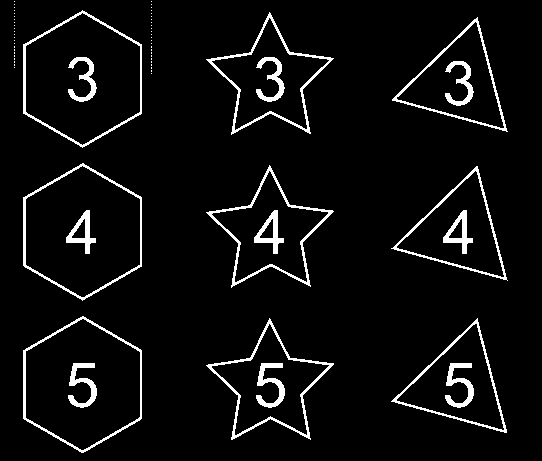
#> input picture geofig_detector/geofig_detector/contornos_figuras.png, 542 x 461 px, given in place of the camera
$ python rdpSAE.py
#> lines starting #> are read from the running program, lines starting #| are printed output that depends on the picture; after the words box and inside, x2 and y2 are one past the last pixel; in counts of white or black regions, pixels touching at a corner belong together
import cv2 as cv
import numpy as np
import math

def angulo_valido(approx, limite_min_graus=20, limite_max_graus=150):
    n = len(approx)
    if n < 3: return False

    for i in range(n):
        # Pega 3 pontos seguidos (fazendo o wrap com o resto da divisão para o último ponto)
        p1 = approx[i][0]
        p2 = approx[(i + 1) % n][0] # Vértice do ângulo
        p3 = approx[(i + 2) % n][0]

        # Cria os vetores u e v
        u = np.array([p1[0] - p2[0], p1[1] - p2[1]])
        v = np.array([p3[0] - p2[0], p3[1] - p2[1]])

        # Produto escalar e normas
        dot_product = np.dot(u, v)
        norm_u = np.linalg.norm(u)
        norm_v = np.linalg.norm(v)

        # Evita divisão por zero
        if norm_u == 0 or norm_v == 0: continue

        # Calcula o ângulo em graus
        cos_theta = dot_product / (norm_u * norm_v)
        # Clip para evitar erros de precisão numérica fora de [-1, 1]
        cos_theta = np.clip(cos_theta, -1.0, 1.0)
        angulo = math.degrees(math.acos(cos_theta))

        if angulo < limite_min_graus or angulo > limite_max_graus:
            return False # Se achar um ângulo "fechado" demais, descarta o contorno

    return True

camera = cv.VideoCapture(1)

while True:
    ret, frame = camera.read()
#> frame is the input picture: shape (461, 542, 3); 5.4% white; 66 white regions (48 under 20 px), largest, box (x1, y1, x2, y2) and area: (206, 165, 334, 288) 1140, (206, 12, 334, 135) 1136, (206, 318, 334, 440) 1136
    if not ret:
        break

    # ==========================================================
    # 1. PRÉ-PROCESSAMENTO
    # ==========================================================
    img_cinza = cv.cvtColor(frame, cv.COLOR_BGR2GRAY)

    # blur Gaussiano pesado (11x11) para matar o ruído
    gaussblur = cv.GaussianBlur(img_cinza, (11, 11), 0)
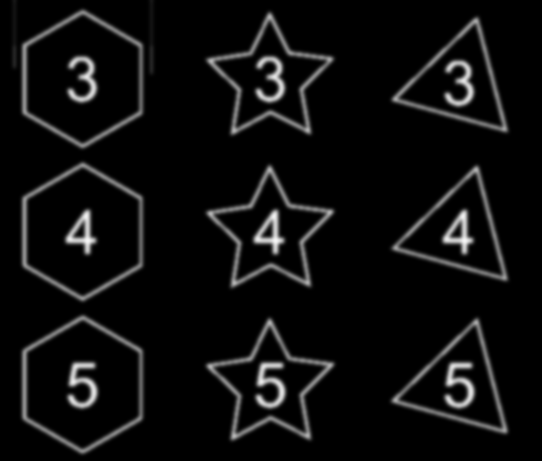
#> gaussblur: shape (461, 542); min 0, max 246, mean 13.9

    # filtro Scharr (mais sensível e preciso que o Sobel)
    grad_x = cv.Scharr(gaussblur, cv.CV_16S, 1, 0)
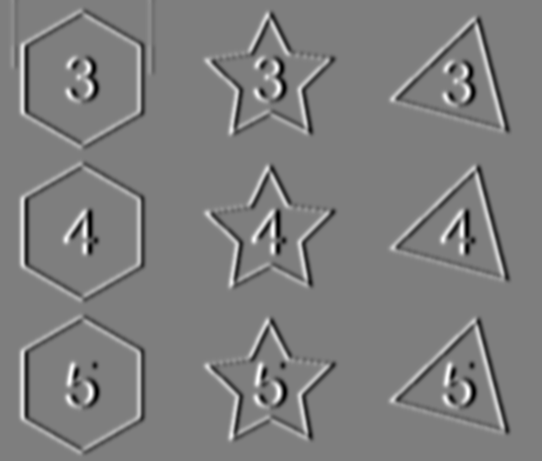
#> grad_x: shape (461, 542) int16; min -1536, max 1552, mean 0; drawn with min black and max white
    grad_y = cv.Scharr(gaussblur, cv.CV_16S, 0, 1)
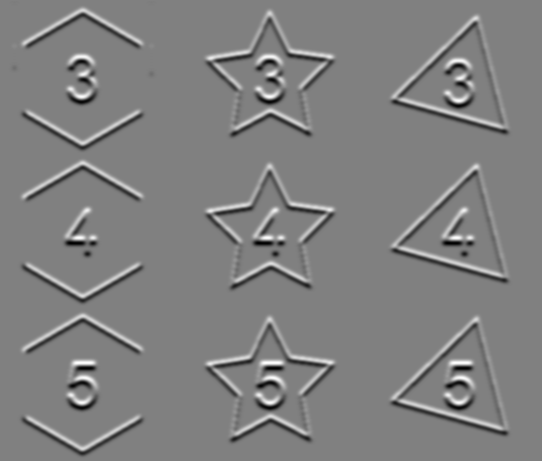
#> grad_y: shape (461, 542) int16; min -1533, max 1520, mean 0; drawn with min black and max white


    # Otsu para achar o threshold ideal baseado na luz atual
    threshold_alta, _ = cv.threshold(gaussblur, 0, 255, cv.THRESH_BINARY + cv.THRESH_OTSU)
#> threshold_alta = 57

    threshold_baixa = threshold_alta * 0.9
#> threshold_baixa = 51.3

    # Canny recebendo os gradientes e calculando com L2gradient
    bordas = cv.Canny(grad_x, grad_y, threshold_baixa, threshold_alta, L2gradient=True)
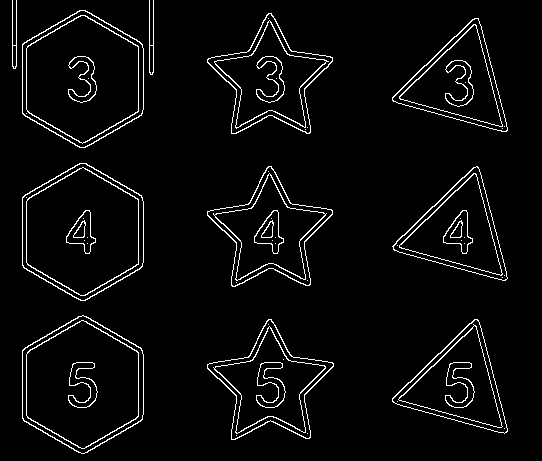
#> bordas: shape (461, 542); 4.2% white in thin lines or dots

    """
    binaria = cv.adaptiveThreshold(gaussblur, 255, cv.ADAPTIVE_THRESH_GAUSSIAN_C, cv.THRESH_BINARY_INV, 11, 2)
    bordas = cv.Canny(binaria, 50, 150)
    """

    # cola as quinas e linhas que ficaram falhadas/pontilhadas
    kernel = np.ones((4,4), np.uint8)
    bordasfinal = cv.morphologyEx(bordas, cv.MORPH_CLOSE, kernel)
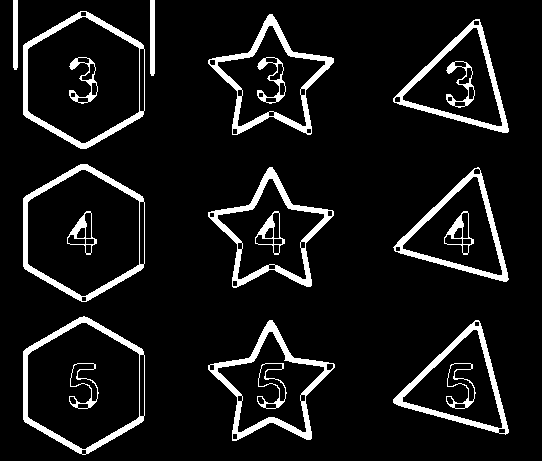
#> bordasfinal: shape (461, 542); 8.9% white; 20 white regions


    # ==========================================================
    # 2. ENCONTRANDO CONTORNOS E FILTRANDO O LIXO
    # ==========================================================
    contours, hierarchy = cv.findContours(bordasfinal, cv.RETR_CCOMP, cv.CHAIN_APPROX_SIMPLE)
#> contours = 97 contours; largest, box (x1, y1, x2, y2) and area: (23, 11, 145, 149) 12728, (23, 164, 145, 302) 12726, (23, 316, 145, 455) 12726, (27, 169, 140, 297) 10785, (27, 16, 140, 144) 10785

    # contornos_aprovados = []

    outputRDP = frame.copy()

    if hierarchy is not None:
        hierarchy = hierarchy[0]

        for i, cnt in enumerate(contours):
            paiIndex = hierarchy[i][3]

            if paiIndex == -1:
                area = cv.contourArea(cnt)
                perimetro = cv.arcLength(cnt, True)
                if perimetro == 0: continue

                circularidade = (4 * math.pi * area) / (perimetro ** 2)

                if circularidade > 0.70 and area > 3700:
                    for j, filho_cnt in enumerate(contours):
                        if hierarchy[j][3] == i:
                            area_filho = cv.contourArea(filho_cnt)
                            if area_filho < 2300: continue
                            perim_filho = cv.arcLength(filho_cnt, True)
                            if perim_filho == 0: continue
                            circularidade_filho = (4 * math.pi * area_filho) / (perim_filho ** 2)
                            epsilon = 0.02 * perim_filho
                            approx = cv.approxPolyDP(filho_cnt, epsilon, True)
                            quantidade_de_pontos = len(approx)

                            hull = cv.convexHull(filho_cnt) # Cria um contorno convexo (hull) para filho_cnt
                            area_hull = cv.contourArea(hull) # Calcula a área de hull
                            perim_hull = cv.arcLength(hull, True) # Calcula o perímetro de hull
                            circularidade_hull = (4 * math.pi * area_hull) / (perim_hull ** 2)

                            solidez = area_filho / float(area_hull) if area_hull > 0 else 0 # Calcula a solidez

                            approx2 = cv.approxPolyDP(hull, epsilon, True)
                            qtd_pontos_hull = len(approx2)

                            if not angulo_valido(approx, 10, 165): continue
                            if not angulo_valido(approx2, 20, 135): continue

                            # Checagem das formas geométricas

                            if quantidade_de_pontos == 4 or qtd_pontos_hull == 4:
                                continue

                            if quantidade_de_pontos == 3 and (0.520 <= circularidade_filho <= 0.690):
                                x, y, w, h = cv.boundingRect(filho_cnt)
                                cv.putText(outputRDP, "Triangulo", (x, y - 10), cv.FONT_HERSHEY_SIMPLEX, 0.7, (0, 255, 255), 2)
                                print(f"Triângulo detectado! Circularidade: {circularidade:.2f}")

                            elif quantidade_de_pontos == 6 and (0.700 <= circularidade_filho <= 0.970):
                                x, y, w, h = cv.boundingRect(filho_cnt)
                                cv.putText(outputRDP, "Hexagono", (x, y - 10), cv.FONT_HERSHEY_SIMPLEX, 0.7, (0, 255, 255), 2)
                                print(f"Hexágono detectado! Circularidade: {circularidade:.2f}")

                            elif qtd_pontos_hull == 5 and (0.775 <= circularidade_hull <= 0.945) and quantidade_de_pontos > 5:
                                x, y, w, h = cv.boundingRect(filho_cnt)
                                cv.putText(outputRDP, "Estrela", (x, y - 10), cv.FONT_HERSHEY_SIMPLEX, 0.7, (0, 255, 255), 2)
                                print(f"Estrela detectada! Circularidade: {circularidade:.2f}")

                            # Desenha os contornos aprovados em verde e os vértices em vermelho
                            cv.drawContours(outputRDP, [approx], -1, (0, 255, 0), 2)
                            for ponto in approx:
                                px, py = ponto[0]
                                cv.circle(outputRDP, (px, py), 4, (0, 0, 255), -1)
#> this loop made 97 passes
#> (paiIndex, area, perimetro, circularidade) on passes 24, 58: (-1, 12725.5, 436.6, 0.839), (-1, 12726.5, 435.7, 0.842)
#> (paiIndex, area, perimetro, circularidade) on passes 1, 5, 9, 13, 17, 28: (-1, 597, 215.5, 0.161), (-1, 598.5, 216.1, 0.161), (-1, 597, 215.5, 0.161), (-1, 6605.5, 374.2, 0.593), (-1, 7234, 454.3, 0.441), (-1, 640.5, 125.8, 0.508)
#| Hexágono detectado! Circularidade: 0.84
#| Hexágono detectado! Circularidade: 0.84
#| Hexágono detectado! Circularidade: 0.84
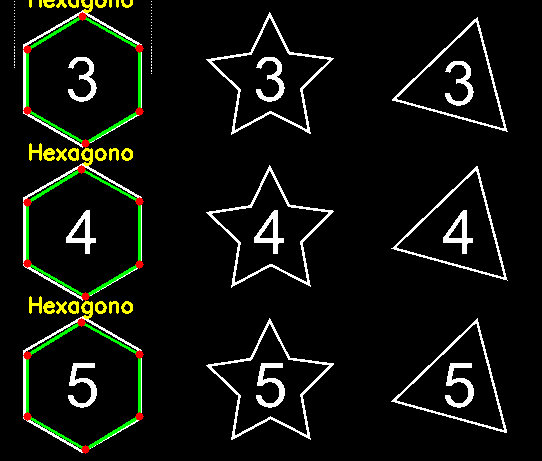
#> outputRDP: shape (461, 542, 3); 2.4% of pixels changed, all inside (x1, y1, x2, y2) = (23, 0, 144, 454)

    # ==========================================================
    # 4. EXIBIÇÃO NA TELA
    # ==========================================================

    cv.imshow('Visao do Canny (Bordas Final)', bordasfinal)
    cv.imshow('Visao do Drone (Resultado Final)', outputRDP)

    if cv.waitKey(20)&0xFF == ord('d'):
#> (key Esc is pressed here)
        break

camera.release()
cv.destroyAllWindows()
